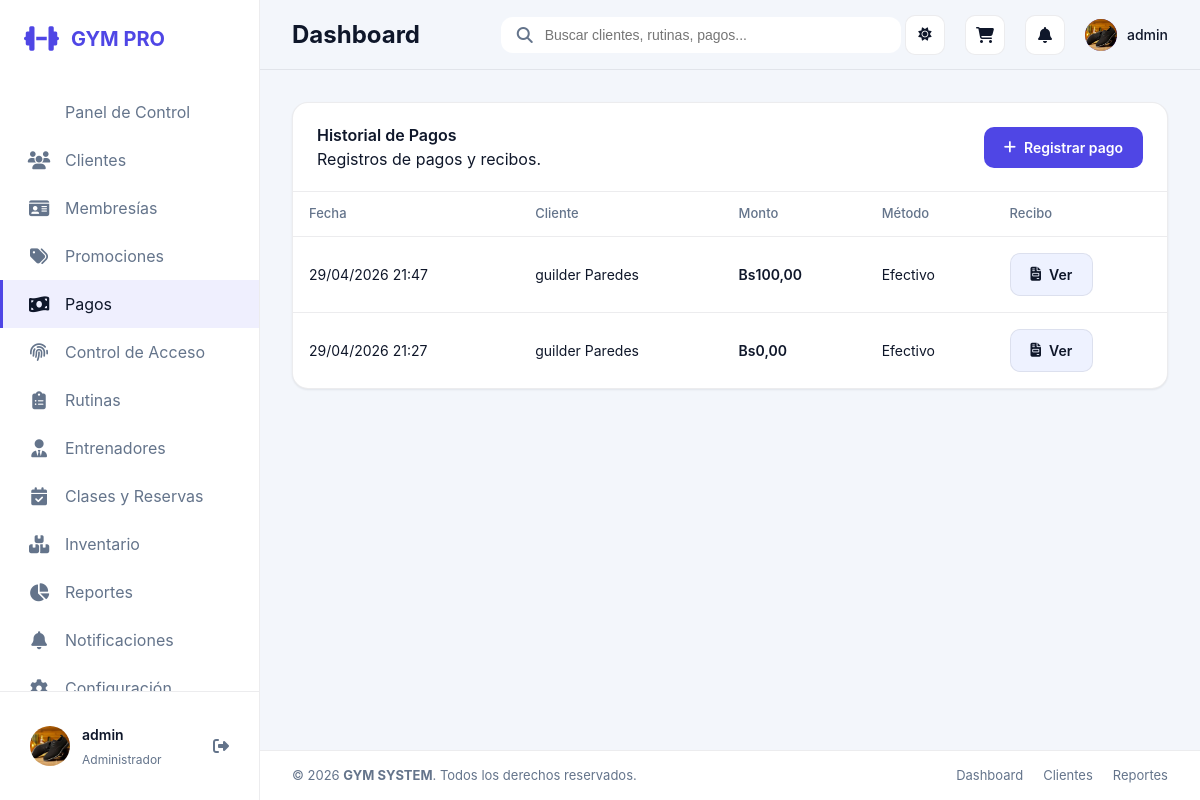
Before: /membresias/pagos/ (signed in) with the older database file.
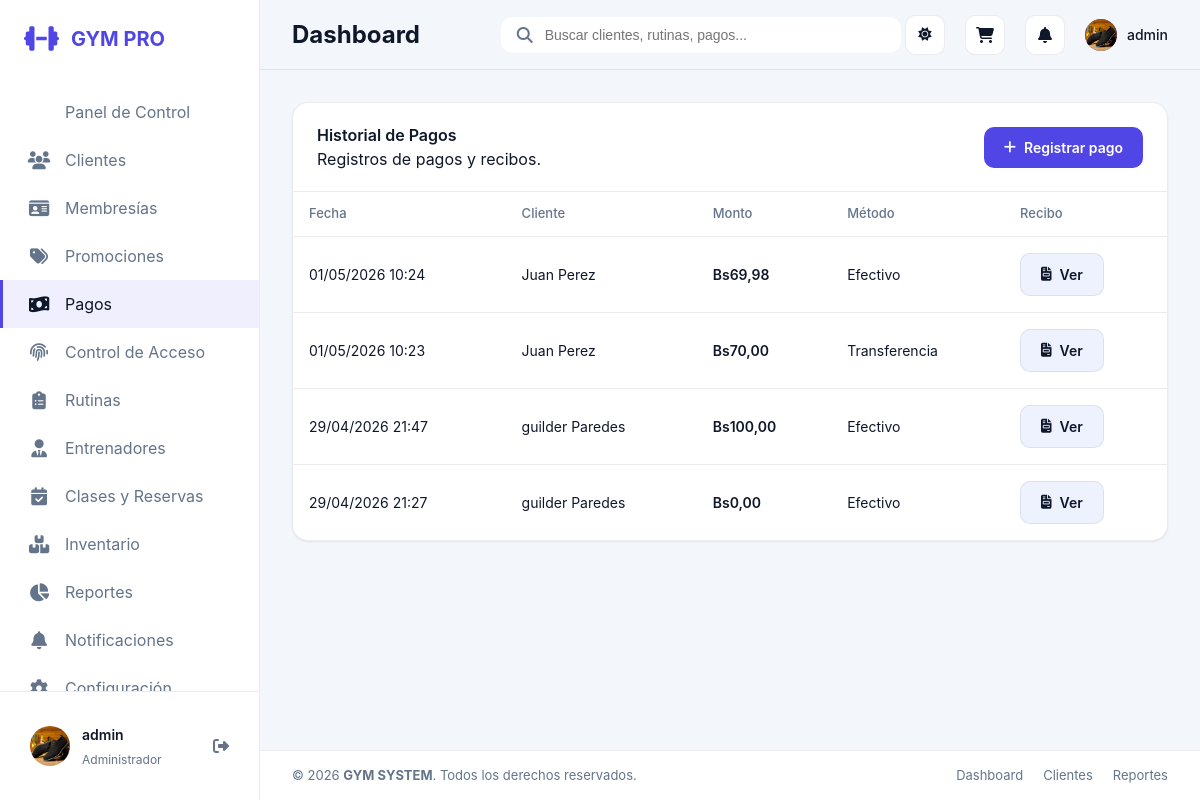
After: the same page with the newer database file.
### apps/core/models.py (models this page shows, shortened)
class UserProfile(models.Model):
    ROLE_ADMIN = 'ADMIN'
    ROLE_RECEPTION = 'RECEPCIONISTA'
    ROLE_TRAINER = 'ENTRENADOR'
    ROLE_CLIENT = 'CLIENTE'
    ROLE_CHOICES = [
        (ROLE_ADMIN, 'Administrador'),
        (ROLE_RECEPTION, 'Recepcionista'),
        (ROLE_TRAINER, 'Entrenador'),
        (ROLE_CLIENT, 'Cliente'),
    ]
    user = models.OneToOneField(settings.AUTH_USER_MODEL, on_delete=models.CASCADE, related_name='profile')
    role = models.CharField(max_length=20, choices=ROLE_CHOICES, default=ROLE_RECEPTION)
    profile_photo = models.ImageField(upload_to='perfiles/', blank=True, null=True)
    client = models.OneToOneField(Client, on_delete=models.SET_NULL, null=True, blank=True, related_name='auth_profile')
    trainer = models.OneToOneField(Trainer, on_delete=models.SET_NULL, null=True, blank=True, related_name='auth_profile')
    @property
    def role_label(self):
        return self.get_role_display()

### apps/memberships/models.py (models this page shows, shortened)
class Payment(models.Model):
    METHODS = [
        ('EFECTIVO', 'Efectivo'),
        ('TARJETA', 'Tarjeta'),
        ('TRANSFERENCIA', 'Transferencia'),
    ]
    client = models.ForeignKey(Client, on_delete=models.CASCADE, related_name='payments')
    membership = models.ForeignKey(Membership, on_delete=models.CASCADE, blank=True, null=True, related_name='payments')
    amount = models.DecimalField(max_digits=10, decimal_places=2)
    date = models.DateTimeField(default=timezone.now)
    method = models.CharField(max_length=60, choices=METHODS, default='EFECTIVO')
    receipt_code = models.CharField(max_length=70, blank=True, unique=True)
    notes = models.TextField(blank=True)

### apps/clients/models.py (models this page shows, shortened)
class Client(models.Model):
    first_name = models.CharField(max_length=120)
    last_name = models.CharField(max_length=120)
    ci = models.CharField(max_length=40, unique=True)
    phone = models.CharField(max_length=40)
    email = models.EmailField(blank=True)
    profile_photo = models.ImageField(upload_to='clientes/', blank=True, null=True)
    join_date = models.DateField(default=timezone.now)
    is_active = models.BooleanField(default=True)
    height_cm = models.DecimalField(max_digits=5, decimal_places=2, blank=True, null=True)
    weight_kg = models.DecimalField(max_digits=5, decimal_places=2, blank=True, null=True)
    trainer = models.ForeignKey(Trainer, on_delete=models.SET_NULL, blank=True, null=True, related_name='clients')
    notes = models.TextField(blank=True)
    @property
    def full_name(self):
        return f'{self.first_name} {self.last_name}'

### apps/memberships/views.py (the view)
# urls.py: path('pagos/', views.payment_history, name='payment_list'),
@role_required(UserProfile.ROLE_ADMIN, UserProfile.ROLE_RECEPTION)
def payment_history(request):
    payments = Payment.objects.all().order_by('-date')
    context = {'payments': payments}
    return render(request, 'memberships/payment_history.html', context)

### apps/core/permissions.py (called while the page is built)
def get_user_profile(user):
    if not user or not user.is_authenticated:
        return None
    default_role = UserProfile.ROLE_ADMIN if user.is_superuser else UserProfile.ROLE_RECEPTION
    profile, _ = UserProfile.objects.get_or_create(
        user=user,
        defaults={'role': default_role},
    )
    if user.is_superuser and profile.role != UserProfile.ROLE_ADMIN:
        profile.role = UserProfile.ROLE_ADMIN
        profile.save(update_fields=['role'])
    return profile

def get_user_role(user):
    if not user or not user.is_authenticated:
        return None
    if user.is_superuser:
        return UserProfile.ROLE_ADMIN
    profile = get_user_profile(user)
    return profile.role if profile else None

def get_role_label(role):
    return ROLE_LABELS.get(role, 'Sin rol')

def get_linked_client(user):
    profile = get_user_profile(user)
    return profile.client if profile else None

def get_linked_trainer(user):
    profile = get_user_profile(user)
    return profile.trainer if profile else None

def has_role(user, *allowed_roles):
    role = get_user_role(user)
    return role in allowed_roles

def role_required(*allowed_roles):
    def decorator(view_func):
        @wraps(view_func)
        def wrapped_view(request, *args, **kwargs):
            if not request.user.is_authenticated:
                return redirect('login')
            if has_role(request.user, *allowed_roles):
                return view_func(request, *args, **kwargs)
            messages.error(request, 'No tienes permisos para acceder a esta sección.')
            return redirect('dashboard')
        return wrapped_view
    return decorator

### templates/memberships/payment_history.html (shortened to what this page needs)
{% extends 'base.html' %}
{% load static %}
{% block extra_css %}
<link rel=" + ""stylesheet" href="{% static 'css/memberships/payment_history.css' %}">
{% endblock %}
{% block content %}
<div class="card">
    <div class="card-header">
        <div>
            <h3 class="card-title">Historial de Pagos</h3>
            <p class="muted">Registros de pagos y recibos.</p>
        </div>
        <a href="{% url 'payment_create' %}" class="btn btn-primary">
            <i class="fas fa-plus"></i> Registrar pago
        </a>
    </div>
    <div class="card-body" style="padding: 0;">
        <div class="table-container">
            <table>
                <thead>
                    <tr>
                        <th>Fecha</th>
                        <th>Cliente</th>
                        <th>Monto</th>
                        <th>Método</th>
                        <th>Recibo</th>
                    </tr>
                </thead>
                <tbody>
                    {% for payment in payments %}
                    <tr>
                        <td>{{ payment.date|date:"d/m/Y H:i" }}</td>
                        <td>{{ payment.client.full_name }}</td>
                        <td style="font-weight: 600;"> Bs{{ payment.amount }}</td>
                        <td>{{ payment.get_method_display }}</td>
                        <td>
                            {% if payment.receipt_code %}
                            <a href="{% url 'payment_receipt' payment.id %}" class="btn btn-secondary btn-sm">
                                <i class="fas fa-file-invoice"></i> Ver
                            </a>
                            {% else %}
                            <span class="mono">-</span>
                            {% endif %}
                        </td>
                    </tr>
                    {% endfor %}
                </tbody>
            </table>
        </div>
    </div>
</div>
{% endblock %}

### templates/base.html (shortened to what this page needs)
{% load static %}
<!DOCTYPE html>
<html lang="es">
<head>
    <link rel="stylesheet" href="https://cdnjs.cloudflare.com/ajax/libs/font-awesome/6.4.0/css/all.min.css">
    <link rel="stylesheet" href="{% static 'css/base.css' %}">
    {% block extra_css %}{% endblock %}
</head>
<body>
    <div class="app-container">
        {% include 'components/sidebar.html' %}
        <div class="main-content">
            {% include 'components/navbar.html' %}
            <div class="content-wrapper">
                {% block content %}{% endblock %}
            </div>
            {% include 'components/footer.html' %}
        </div>
    </div>
</body>
</html>

### templates/components/sidebar.html (shortened to what this page needs)
<aside class="sidebar" id="sidebar">
    <div class="sidebar-header">
        <a href="{% url 'dashboard' %}" class="logo">
            <i class="fas fa-dumbbell"></i>
            <span>GYM PRO</span>
        </a>
    </div>
    <nav class="sidebar-nav">
        <a href="{% url 'dashboard' %}" class="nav-item {% if request.resolver_match.url_name == 'dashboard' %}active{% endif %}">
            <span>Panel de Control</span>
        </a>
        {% if request.user.profile.role == 'ADMIN' or request.user.profile.role == 'RECEPCIONISTA' %}
        <a href="{% url 'client_list' %}" class="nav-item {% if 'client' in request.resolver_match.url_name %}active{% endif %}">
            <i class="fas fa-users"></i>
            <span>Clientes</span>
        </a>
        {% endif %}
        {% if request.user.profile.role == 'ADMIN' or request.user.profile.role == 'RECEPCIONISTA' %}
        <a href="{% url 'plan_list' %}" class="nav-item {% if 'plan' in request.resolver_match.url_name %}active{% endif %}">
            <i class="fas fa-id-card"></i>
            <span>Membresías</span>
        </a>
        {% endif %}
        {% if request.user.profile.role == 'ADMIN' %}
        <a href="{% url 'promotion_list' %}" class="nav-item {% if 'promotion' in request.resolver_match.url_name %}active{% endif %}">
            <i class="fas fa-tags"></i>
            <span>Promociones</span>
        </a>
        {% endif %}
        {% if request.user.profile.role == 'ADMIN' or request.user.profile.role == 'RECEPCIONISTA' %}
        <a href="{% url 'payment_list' %}" class="nav-item {% if 'payment' in request.resolver_match.url_name %}active{% endif %}">
            <i class="fas fa-money-bill-wave"></i>
            <span>Pagos</span>
        </a>
        {% endif %}
        {% if request.user.profile.role == 'ADMIN' or request.user.profile.role == 'RECEPCIONISTA' %}
        <a href="{% url 'access_panel' %}" class="nav-item {% if 'access' in request.resolver_match.url_name %}active{% endif %}">
            <i class="fas fa-fingerprint"></i>
            <span>Control de Acceso</span>
        </a>
        {% endif %}
        {% if request.user.profile.role == 'ADMIN' or request.user.profile.role == 'ENTRENADOR' %}
        <a href="{% url 'routine_list' %}" class="nav-item {% if 'routine' in request.resolver_match.url_name %}active{% endif %}">
            <i class="fas fa-clipboard-list"></i>
            <span>Rutinas</span>
        </a>
        {% endif %}
        {% if request.user.profile.role == 'ADMIN' %}
        <a href="{% url 'trainers:list' %}" class="nav-item {% if 'trainers' in request.resolver_match.app_name %}active{% endif %}">
            <i class="fas fa-user-tie"></i>
            <span>Entrenadores</span>
        </a>
        {% endif %}
        {% if request.user.profile.role != 'CLIENTE' %}
        <a href="{% url 'reservation_list' %}" class="nav-item {% if 'reservation' in request.resolver_match.url_name %}active{% endif %}">
            <i class="fas fa-calendar-check"></i>
            <span>Clases y Reservas</span>
        </a>
        {% endif %}
        {% if request.user.profile.role == 'ADMIN' or request.user.profile.role == 'RECEPCIONISTA' %}
        <a href="{% url 'product_list' %}" class="nav-item {% if 'product' in request.resolver_match.url_name %}active{% endif %}">
            <i class="fas fa-boxes-stacked"></i>
            <span>Inventario</span>
        </a>
        {% endif %}
        {% if request.user.profile.role == 'ADMIN' %}
        <a href="{% url 'reports_dashboard' %}" class="nav-item {% if 'reports' in request.resolver_match.url_name %}active{% endif %}">
            <i class="fas fa-chart-pie"></i>
            <span>Reportes</span>
        </a>
        {% endif %}
        {% if request.user.profile.role != 'CLIENTE' %}
        <a href="{% url 'notification_list' %}" class="nav-item {% if 'notification' in request.resolver_match.url_name %}active{% endif %}">
            <i class="fas fa-bell"></i>
            <span>Notificaciones</span>
        </a>
        {% endif %}
        {% if request.user.profile.role == 'ADMIN' %}
        <a href="{% url 'system_settings' %}" class="nav-item {% if 'system_settings' in request.resolver_match.url_name %}active{% endif %}">
            <i class="fas fa-gear"></i>
            <span>Configuración</span>
        </a>
        {% endif %}
    </nav>
    <div class="sidebar-footer">
        <div class="user-profile">
            {% if request.user.profile.role == 'CLIENTE' and request.user.profile.client.profile_photo %}
                <img src="{{ request.user.profile.client.profile_photo.url }}" alt="User" class="user-avatar">
            {% elif request.user.profile.profile_photo %}
                <img src="{{ request.user.profile.profile_photo.url }}" alt="User" class="user-avatar">
            {% else %}
                <img src="https://ui-avatars.com/api/?name={{ request.user.get_full_name|default:request.user.username }}&background=6366f1&color=fff" alt="User" class="user-avatar">
            {% endif %}
            <div class="user-info">
                <span class="user-name">{{ request.user.get_full_name|default:request.user.username }}</span>
                <span class="user-role">{{ request.user.profile.role_label }}</span>
            </div>
            <a href="{% url 'logout' %}" title="Cerrar Sesión" style="color: var(--text-muted);"><i class="fas fa-sign-out-alt"></i></a>
        </div>
    </div>
</aside>

### templates/components/navbar.html (shortened to what this page needs)
<nav class="navbar">
    <div class="navbar-left">
        <h2 class="page-title">
            {% block page_title %}Dashboard{% endblock %}
        </h2>
    </div>
    <div class="navbar-center">
        <div class="search-bar">
            <i class="fas fa-search"></i>
            <input type="text" placeholder="Buscar clientes, rutinas, pagos...">
        </div>
    </div>
    <div class="navbar-right">
        <div class="navbar-actions">
            <button type="button" class="nav-btn theme-toggle" id="themeToggle" title="Cambiar tema" aria-label="Cambiar tema">
                <i class="fas fa-sun theme-icon theme-icon-light"></i>
            </button>
            <a href="{% url 'cart_detail' %}" class="nav-btn" title="Carrito de Ventas">
                <i class="fas fa-shopping-cart"></i>
            </a>
            <a href="{% url 'notification_list' %}" class="nav-btn" title="Notificaciones">
                <i class="fas fa-bell"></i>
            </a>
            <div class="user-menu">
                <div class="user-avatar-mini">
                    {% if request.user.profile.role == 'CLIENTE' and request.user.profile.client.profile_photo %}
                        <img src="{{ request.user.profile.client.profile_photo.url }}" style="width: 100%; height: 100%; border-radius: 50%; object-fit: cover;">
                    {% elif request.user.profile.profile_photo %}
                        <img src="{{ request.user.profile.profile_photo.url }}" style="width: 100%; height: 100%; border-radius: 50%; object-fit: cover;">
                    {% else %}
                        {{ request.user.username|slice:":1"|upper }}
                    {% endif %}
                </div>
                <span class="user-name-mini">{{ request.user.username }}</span>
            </div>
        </div>
    </div>
</nav>

### templates/components/footer.html
<footer class="footer-simple">
    <div class="footer-container">
        <p>&copy; 2026 <strong>GYM SYSTEM</strong>. Todos los derechos reservados.</p>
        <div class="footer-links">
            <a href="{% url 'dashboard' %}">Dashboard</a>
            <a href="{% url 'client_list' %}">Clientes</a>
            <a href="{% url 'reports_dashboard' %}">Reportes</a>
        </div>
    </div>
</footer>

Changed rows visible on the page:
added Payment: date "01/05/2026 10:24", client.full_name "Juan Perez", amount "69,98", method "Efectivo", receipt_code "A4ECE5705A" (drawn)
added Payment: date "01/05/2026 10:23", client.full_name "Juan Perez", amount "70,00", method "Transferencia", receipt_code "6659A37558" (drawn)
